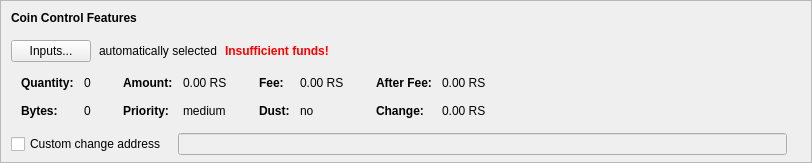
    <widget class="QFrame" name="frameCoinControl">
     <property name="sizePolicy">
      <sizepolicy hsizetype="Expanding" vsizetype="Expanding">
       <horstretch>0</horstretch>
       <verstretch>0</verstretch>
      </sizepolicy>
     </property>
     <property name="maximumSize">
      <size>
       <width>16777215</width>
       <height>16777215</height>
      </size>
     </property>
     <property name="frameShape">
      <enum>QFrame::StyledPanel</enum>
     </property>
     <property name="frameShadow">
      <enum>QFrame::Sunken</enum>
     </property>
     <layout class="QVBoxLayout" name="verticalLayoutCoinControl2">
      <property name="spacing">
       <number>0</number>
      </property>
      <property name="leftMargin">
       <number>0</number>
      </property>
      <property name="topMargin">
       <number>0</number>
      </property>
      <property name="rightMargin">
       <number>0</number>
      </property>
      <property name="bottomMargin">
       <number>6</number>
      </property>
      <item>
       <layout class="QVBoxLayout" name="verticalLayoutCoinControl" stretch="0,0,0,0,1">
        <property name="spacing">
         <number>0</number>
        </property>
        <property name="leftMargin">
         <number>10</number>
        </property>
        <property name="topMargin">
         <number>10</number>
        </property>
        <item>
         <layout class="QHBoxLayout" name="horizontalLayoutCoinControl1">
          <property name="bottomMargin">
           <number>15</number>
          </property>
          <item>
           <widget class="QLabel" name="labelCoinControlFeatures">
            <property name="sizePolicy">
             <sizepolicy hsizetype="Preferred" vsizetype="Maximum">
              <horstretch>0</horstretch>
              <verstretch>0</verstretch>
             </sizepolicy>
            </property>
            <property name="font">
             <font>
              <weight>75</weight>
              <bold>true</bold>
             </font>
            </property>
            <property name="styleSheet">
             <string notr="true">font-weight:bold;</string>
            </property>
            <property name="text">
             <string>Coin Control Features</string>
            </property>
           </widget>
          </item>
         </layout>
        </item>
        <item>
         <layout class="QHBoxLayout" name="horizontalLayoutCoinControl2" stretch="0,0,0,0">
          <property name="spacing">
           <number>8</number>
          </property>
          <property name="bottomMargin">
           <number>10</number>
          </property>
          <item>
           <widget class="QPushButton" name="pushButtonCoinControl">
            <property name="styleSheet">
             <string notr="true"/>
            </property>
            <property name="text">
             <string>Inputs...</string>
            </property>
            <property name="autoDefault">
             <bool>false</bool>
            </property>
           </widget>
          </item>
          <item>
           <widget class="QLabel" name="labelCoinControlAutomaticallySelected">
            <property name="text">
             <string>automatically selected</string>
            </property>
            <property name="margin">
             <number>5</number>
            </property>
           </widget>
          </item>
          <item>
           <widget class="QLabel" name="labelCoinControlInsuffFunds">
            <property name="font">
             <font>
              <weight>75</weight>
              <bold>true</bold>
             </font>
            </property>
            <property name="styleSheet">
             <string notr="true">color:red;font-weight:bold;</string>
            </property>
            <property name="text">
             <string>Insufficient funds!</string>
            </property>
            <property name="margin">
             <number>5</number>
            </property>
           </widget>
          </item>
          <item>
           <spacer name="horizontalSpacerCoinControl">
            <property name="orientation">
             <enum>Qt::Horizontal</enum>
            </property>
            <property name="sizeHint" stdset="0">
             <size>
              <width>40</width>
              <height>1</height>
             </size>
            </property>
           </spacer>
          </item>
         </layout>
        </item>
        <item>
         <widget class="QWidget" name="widgetCoinControl" native="true">
          <property name="sizePolicy">
           <sizepolicy hsizetype="Preferred" vsizetype="Preferred">
            <horstretch>0</horstretch>
            <verstretch>0</verstretch>
           </sizepolicy>
          </property>
          <property name="minimumSize">
           <size>
            <width>0</width>
            <height>0</height>
           </size>
          </property>
          <property name="styleSheet">
           <string notr="true"/>
          </property>
          <layout class="QHBoxLayout" name="horizontalLayoutCoinControl5">
           <property name="leftMargin">
            <number>0</number>
           </property>
           <property name="topMargin">
            <number>0</number>
           </property>
           <property name="rightMargin">
            <number>0</number>
           </property>
           <property name="bottomMargin">
            <number>0</number>
           </property>
           <item>
            <layout class="QHBoxLayout" name="horizontalLayoutCoinControl3" stretch="0,0,0,1">
             <property name="spacing">
              <number>20</number>
             </property>
             <property name="topMargin">
              <number>0</number>
             </property>
             <property name="bottomMargin">
              <number>10</number>
             </property>
             <item>
              <layout class="QFormLayout" name="formLayoutCoinControl1">
               <property name="horizontalSpacing">
                <number>10</number>
               </property>
               <property name="verticalSpacing">
                <number>14</number>
               </property>
               <property name="leftMargin">
                <number>10</number>
               </property>
               <property name="topMargin">
                <number>4</number>
               </property>
               <property name="rightMargin">
                <number>6</number>
               </property>
               <item row="0" column="0">
                <widget class="QLabel" name="labelCoinControlQuantityText">
                 <property name="font">
                  <font>
                   <weight>75</weight>
                   <bold>true</bold>
                  </font>
                 </property>
                 <property name="text">
                  <string>Quantity:</string>
                 </property>
                 <property name="margin">
                  <number>0</number>
                 </property>
                </widget>
               </item>
               <item row="0" column="1">
                <widget class="QLabel" name="labelCoinControlQuantity">
                 <property name="cursor">
                  <cursorShape>IBeamCursor</cursorShape>
                 </property>
                 <property name="contextMenuPolicy">
                  <enum>Qt::ActionsContextMenu</enum>
                 </property>
                 <property name="text">
                  <string notr="true">0</string>
                 </property>
                 <property name="margin">
                  <number>0</number>
                 </property>
                 <property name="textInteractionFlags">
                  <set>Qt::LinksAccessibleByMouse|Qt::TextSelectableByKeyboard|Qt::TextSelectableByMouse</set>
                 </property>
                </widget>
               </item>
               <item row="1" column="0">
                <widget class="QLabel" name="labelCoinControlBytesText">
                 <property name="font">
                  <font>
                   <weight>75</weight>
                   <bold>true</bold>
                  </font>
                 </property>
                 <property name="text">
                  <string>Bytes:</string>
                 </property>
                </widget>
               </item>
               <item row="1" column="1">
                <widget class="QLabel" name="labelCoinControlBytes">
                 <property name="cursor">
                  <cursorShape>IBeamCursor</cursorShape>
                 </property>
                 <property name="contextMenuPolicy">
                  <enum>Qt::ActionsContextMenu</enum>
                 </property>
                 <property name="text">
                  <string notr="true">0</string>
                 </property>
                 <property name="textInteractionFlags">
                  <set>Qt::LinksAccessibleByMouse|Qt::TextSelectableByKeyboard|Qt::TextSelectableByMouse</set>
                 </property>
                </widget>
               </item>
              </layout>
             </item>
             <item>
              <layout class="QFormLayout" name="formLayoutCoinControl2">
               <property name="horizontalSpacing">
                <number>10</number>
               </property>
               <property name="verticalSpacing">
                <number>14</number>
               </property>
               <property name="leftMargin">
                <number>6</number>
               </property>
               <property name="topMargin">
                <number>4</number>
               </property>
               <property name="rightMargin">
                <number>6</number>
               </property>
               <item row="0" column="0">
                <widget class="QLabel" name="labelCoinControlAmountText">
                 <property name="font">
                  <font>
                   <weight>75</weight>
                   <bold>true</bold>
                  </font>
                 </property>
                 <property name="text">
                  <string>Amount:</string>
                 </property>
                 <property name="margin">
                  <number>0</number>
                 </property>
                </widget>
               </item>
               <item row="0" column="1">
                <widget class="QLabel" name="labelCoinControlAmount">
                 <property name="cursor">
                  <cursorShape>IBeamCursor</cursorShape>
                 </property>
                 <property name="contextMenuPolicy">
                  <enum>Qt::ActionsContextMenu</enum>
                 </property>
                 <property name="text">
                  <string notr="true">0.00 RS</string>
                 </property>
                 <property name="textInteractionFlags">
                  <set>Qt::LinksAccessibleByMouse|Qt::TextSelectableByKeyboard|Qt::TextSelectableByMouse</set>
                 </property>
                </widget>
               </item>
               <item row="1" column="0">
                <widget class="QLabel" name="labelCoinControlPriorityText">
                 <property name="font">
                  <font>
                   <weight>75</weight>
                   <bold>true</bold>
                  </font>
                 </property>
                 <property name="text">
                  <string>Priority:</string>
                 </property>
                </widget>
               </item>
               <item row="1" column="1">
                <widget class="QLabel" name="labelCoinControlPriority">
                 <property name="cursor">
                  <cursorShape>IBeamCursor</cursorShape>
                 </property>
                 <property name="contextMenuPolicy">
                  <enum>Qt::ActionsContextMenu</enum>
                 </property>
                 <property name="text">
                  <string>medium</string>
                 </property>
                 <property name="textInteractionFlags">
                  <set>Qt::LinksAccessibleByMouse|Qt::TextSelectableByKeyboard|Qt::TextSelectableByMouse</set>
                 </property>
                </widget>
               </item>
              </layout>
             </item>
             <item>
              <layout class="QFormLayout" name="formLayoutCoinControl3">
               <property name="horizontalSpacing">
                <number>10</number>
               </property>
               <property name="verticalSpacing">
                <number>14</number>
               </property>
               <property name="leftMargin">
                <number>6</number>
               </property>
               <property name="topMargin">
                <number>4</number>
               </property>
               <property name="rightMargin">
                <number>6</number>
               </property>
               <item row="0" column="0">
                <widget class="QLabel" name="labelCoinControlFeeText">
                 <property name="font">
                  <font>
                   <weight>75</weight>
                   <bold>true</bold>
                  </font>
                 </property>
                 <property name="text">
                  <string>Fee:</string>
                 </property>
                 <property name="margin">
                  <number>0</number>
                 </property>
                </widget>
               </item>
               <item row="0" column="1">
                <widget class="QLabel" name="labelCoinControlFee">
                 <property name="cursor">
                  <cursorShape>IBeamCursor</cursorShape>
                 </property>
                 <property name="contextMenuPolicy">
                  <enum>Qt::ActionsContextMenu</enum>
                 </property>
                 <property name="text">
                  <string notr="true">0.00 RS</string>
                 </property>
                 <property name="textInteractionFlags">
                  <set>Qt::LinksAccessibleByMouse|Qt::TextSelectableByKeyboard|Qt::TextSelectableByMouse</set>
                 </property>
                </widget>
               </item>
               <item row="1" column="0">
                <widget class="QLabel" name="labelCoinControlLowOutputText">
                 <property name="font">
                  <font>
                   <weight>75</weight>
                   <bold>true</bold>
                  </font>
                 </property>
                 <property name="text">
                  <string>Dust:</string>
                 </property>
                </widget>
               </item>
               <item row="1" column="1">
                <widget class="QLabel" name="labelCoinControlLowOutput">
                 <property name="cursor">
                  <cursorShape>IBeamCursor</cursorShape>
                 </property>
                 <property name="contextMenuPolicy">
                  <enum>Qt::ActionsContextMenu</enum>
                 </property>
                 <property name="text">
                  <string>no</string>
                 </property>
                 <property name="textInteractionFlags">
                  <set>Qt::LinksAccessibleByMouse|Qt::TextSelectableByKeyboard|Qt::TextSelectableByMouse</set>
                 </property>
                </widget>
               </item>
              </layout>
             </item>
             <item>
              <layout class="QFormLayout" name="formLayoutCoinControl4">
               <property name="horizontalSpacing">
                <number>10</number>
               </property>
               <property name="verticalSpacing">
                <number>14</number>
               </property>
               <property name="leftMargin">
                <number>6</number>
               </property>
               <property name="topMargin">
                <number>4</number>
               </property>
               <property name="rightMargin">
                <number>6</number>
               </property>
               <item row="0" column="0">
                <widget class="QLabel" name="labelCoinControlAfterFeeText">
                 <property name="font">
                  <font>
                   <weight>75</weight>
                   <bold>true</bold>
                  </font>
                 </property>
                 <property name="text">
                  <string>After Fee:</string>
                 </property>
                 <property name="margin">
                  <number>0</number>
                 </property>
                </widget>
               </item>
               <item row="0" column="1">
                <widget class="QLabel" name="labelCoinControlAfterFee">
                 <property name="cursor">
                  <cursorShape>IBeamCursor</cursorShape>
                 </property>
                 <property name="contextMenuPolicy">
                  <enum>Qt::ActionsContextMenu</enum>
                 </property>
                 <property name="text">
                  <string notr="true">0.00 RS</string>
                 </property>
                 <property name="textInteractionFlags">
                  <set>Qt::LinksAccessibleByMouse|Qt::TextSelectableByKeyboard|Qt::TextSelectableByMouse</set>
                 </property>
                </widget>
               </item>
               <item row="1" column="0">
                <widget class="QLabel" name="labelCoinControlChangeText">
                 <property name="font">
                  <font>
                   <weight>75</weight>
                   <bold>true</bold>
                  </font>
                 </property>
                 <property name="text">
                  <string>Change:</string>
                 </property>
                </widget>
               </item>
               <item row="1" column="1">
                <widget class="QLabel" name="labelCoinControlChange">
                 <property name="cursor">
                  <cursorShape>IBeamCursor</cursorShape>
                 </property>
                 <property name="contextMenuPolicy">
                  <enum>Qt::ActionsContextMenu</enum>
                 </property>
                 <property name="text">
                  <string notr="true">0.00 RS</string>
                 </property>
                 <property name="textInteractionFlags">
                  <set>Qt::LinksAccessibleByMouse|Qt::TextSelectableByKeyboard|Qt::TextSelectableByMouse</set>
                 </property>
                </widget>
               </item>
              </layout>
             </item>
            </layout>
           </item>
          </layout>
         </widget>
        </item>
        <item>
         <layout class="QHBoxLayout" name="horizontalLayoutCoinControl4" stretch="0,0,0">
          <property name="spacing">
           <number>12</number>
          </property>
          <property name="sizeConstraint">
           <enum>QLayout::SetDefaultConstraint</enum>
          </property>
          <property name="topMargin">
           <number>5</number>
          </property>
          <property name="rightMargin">
           <number>5</number>
          </property>
          <item>
           <widget class="QCheckBox" name="checkBoxCoinControlChange">
            <property name="toolTip">
             <string>If this is activated, but the change address is empty or invalid, change will be sent to a newly generated address.</string>
            </property>
            <property name="text">
             <string>Custom change address</string>
            </property>
           </widget>
          </item>
          <item>
           <widget class="QValidatedLineEdit" name="lineEditCoinControlChange">
            <property name="enabled">
             <bool>false</bool>
            </property>
            <property name="sizePolicy">
             <sizepolicy hsizetype="Expanding" vsizetype="Fixed">
              <horstretch>0</horstretch>
              <verstretch>0</verstretch>
             </sizepolicy>
            </property>
           </widget>
          </item>
          <item>
           <widget class="QLabel" name="labelCoinControlChangeLabel">
            <property name="sizePolicy">
             <sizepolicy hsizetype="Preferred" vsizetype="Expanding">
              <horstretch>0</horstretch>
              <verstretch>0</verstretch>
             </sizepolicy>
            </property>
            <property name="minimumSize">
             <size>
              <width>0</width>
              <height>0</height>
             </size>
            </property>
            <property name="text">
             <string/>
            </property>
            <property name="margin">
             <number>3</number>
            </property>
           </widget>
          </item>
         </layout>
        </item>
        <item>
         <spacer name="verticalSpacerCoinControl">
          <property name="orientation">
           <enum>Qt::Vertical</enum>
          </property>
          <property name="sizeHint" stdset="0">
           <size>
            <width>800</width>
            <height>1</height>
           </size>
          </property>
         </spacer>
        </item>
       </layout>
      </item>
     </layout>
    </widget>
